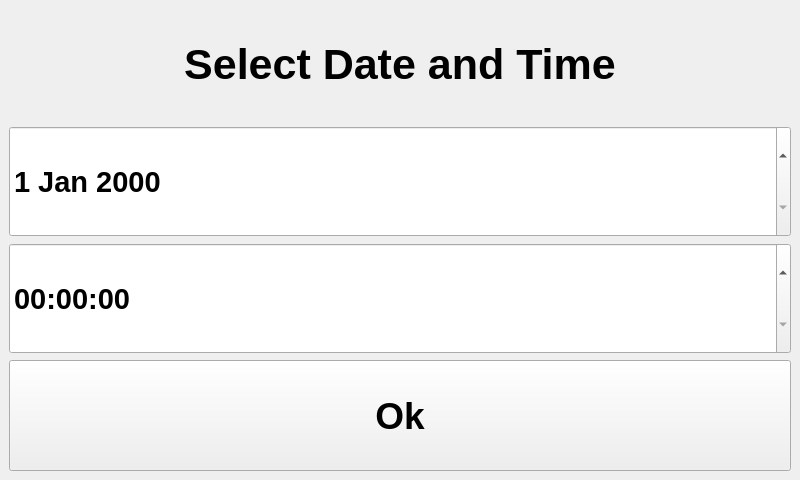
<?xml version="1.0" encoding="UTF-8"?>
<ui version="4.0">
 <class>Datepicker</class>
 <widget class="QMainWindow" name="Datepicker">
  <property name="geometry">
   <rect>
    <x>0</x>
    <y>0</y>
    <width>800</width>
    <height>480</height>
   </rect>
  </property>
  <property name="minimumSize">
   <size>
    <width>800</width>
    <height>480</height>
   </size>
  </property>
  <property name="maximumSize">
   <size>
    <width>800</width>
    <height>480</height>
   </size>
  </property>
  <property name="windowTitle">
   <string>datepicker</string>
  </property>
  <widget class="QWidget" name="centralwidget">
   <layout class="QVBoxLayout" name="verticalLayout_2">
    <item>
     <widget class="QLabel" name="header">
      <property name="minimumSize">
       <size>
        <width>0</width>
        <height>100</height>
       </size>
      </property>
      <property name="maximumSize">
       <size>
        <width>16777215</width>
        <height>150</height>
       </size>
      </property>
      <property name="font">
       <font>
        <pointsize>32</pointsize>
        <weight>75</weight>
        <bold>true</bold>
       </font>
      </property>
      <property name="text">
       <string>Select Date and Time</string>
      </property>
      <property name="alignment">
       <set>Qt::AlignCenter</set>
      </property>
      <property name="cssClass" stdset="0">
       <string>neutral bold</string>
      </property>
     </widget>
    </item>
    <item>
     <widget class="QDateEdit" name="selected_date">
      <property name="minimumSize">
       <size>
        <width>0</width>
        <height>50</height>
       </size>
      </property>
      <property name="maximumSize">
       <size>
        <width>16777215</width>
        <height>200</height>
       </size>
      </property>
      <property name="font">
       <font>
        <pointsize>22</pointsize>
        <weight>75</weight>
        <bold>true</bold>
       </font>
      </property>
      <property name="calendarPopup">
       <bool>false</bool>
      </property>
      <property name="cssClass" stdset="0">
       <string>bold</string>
      </property>
     </widget>
    </item>
    <item>
     <widget class="QTimeEdit" name="selected_time">
      <property name="minimumSize">
       <size>
        <width>0</width>
        <height>50</height>
       </size>
      </property>
      <property name="maximumSize">
       <size>
        <width>16777215</width>
        <height>200</height>
       </size>
      </property>
      <property name="font">
       <font>
        <pointsize>22</pointsize>
        <weight>75</weight>
        <bold>true</bold>
       </font>
      </property>
      <property name="calendarPopup">
       <bool>false</bool>
      </property>
      <property name="cssClass" stdset="0">
       <string>bold</string>
      </property>
     </widget>
    </item>
    <item>
     <widget class="QPushButton" name="pb_ok">
      <property name="minimumSize">
       <size>
        <width>0</width>
        <height>70</height>
       </size>
      </property>
      <property name="maximumSize">
       <size>
        <width>16777215</width>
        <height>200</height>
       </size>
      </property>
      <property name="font">
       <font>
        <pointsize>28</pointsize>
        <weight>75</weight>
        <bold>true</bold>
       </font>
      </property>
      <property name="text">
       <string>Ok</string>
      </property>
      <property name="cssClass" stdset="0">
       <string>btn-inverted</string>
      </property>
     </widget>
    </item>
   </layout>
  </widget>
 </widget>
 <resources/>
 <connections/>
</ui>
